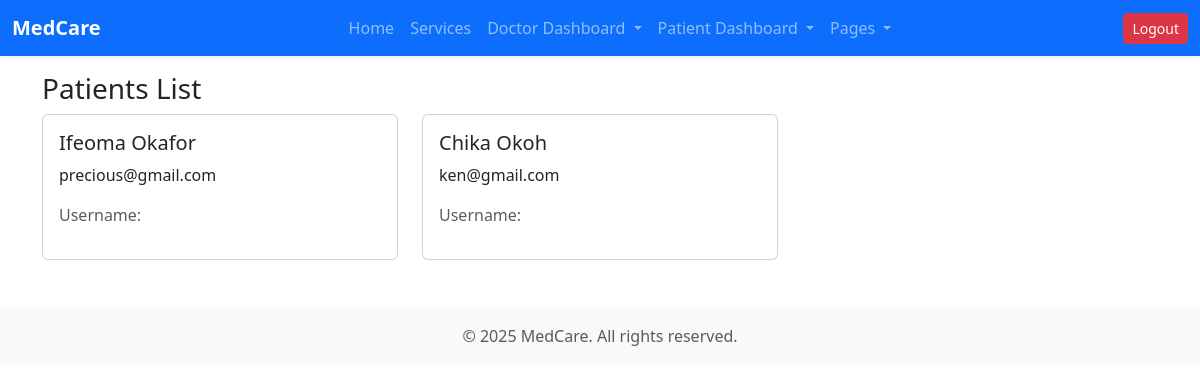
/accounts/patients/ (signed in), run on the app's committed database.
### accounts/models.py (models this page shows, shortened)
class User(AbstractBaseUser, PermissionsMixin):
    email = models.EmailField(unique=True)
    role = models.CharField(max_length=10, choices=ROLE_CHOICES, default='patient')
    first_name = models.CharField(max_length=100)
    last_name = models.CharField(max_length=100)
    is_active = models.BooleanField(default=True)
    is_staff = models.BooleanField(default=False)
    date_joined = models.DateTimeField(default=timezone.now)
    USERNAME_FIELD = 'email'
    REQUIRED_FIELDS = ['first_name', 'last_name']
    objects = UserManager()
    def get_full_name(self):
        return f"{self.first_name} {self.last_name}".strip()

### accounts/views.py (the view)
# urls.py: path('patients/', views.patient_list, name='patient-list'),
@login_required
def patient_list(request):
    patients = User.objects.filter(role='patient')
    return render(request, 'accounts/patient_list.html', {'patients': patients})

### accounts/templates/accounts/patient_list.html (shortened to what this page needs)
{% extends 'base.html' %}
{% block content %}
<div class="content-wrapper">
  <div class="page-header">
    <h3 class="page-title">Patients List</h3>
  </div>
  <div class="row">
    {% for patient in patients %}
    <div class="col-md-4 grid-margin stretch-card">
      <div class="card">
        <div class="card-body">
          <h5 class="card-title">{{ patient.get_full_name }}</h5>
          <p class="card-text">{{ patient.email }}</p>
          <p class="text-muted">Username: {{ patient.username }}</p>
        </div>
      </div>
    </div>
    {% empty %}
    <p>No patients found.</p>
    {% endfor %}
  </div>
</div>
{% endblock %}

### data on the page
User: get_full_name "Ifeoma Okafor", email "precious@gmail.com"
User: get_full_name "Chika Okoh", email "ken@gmail.com"
